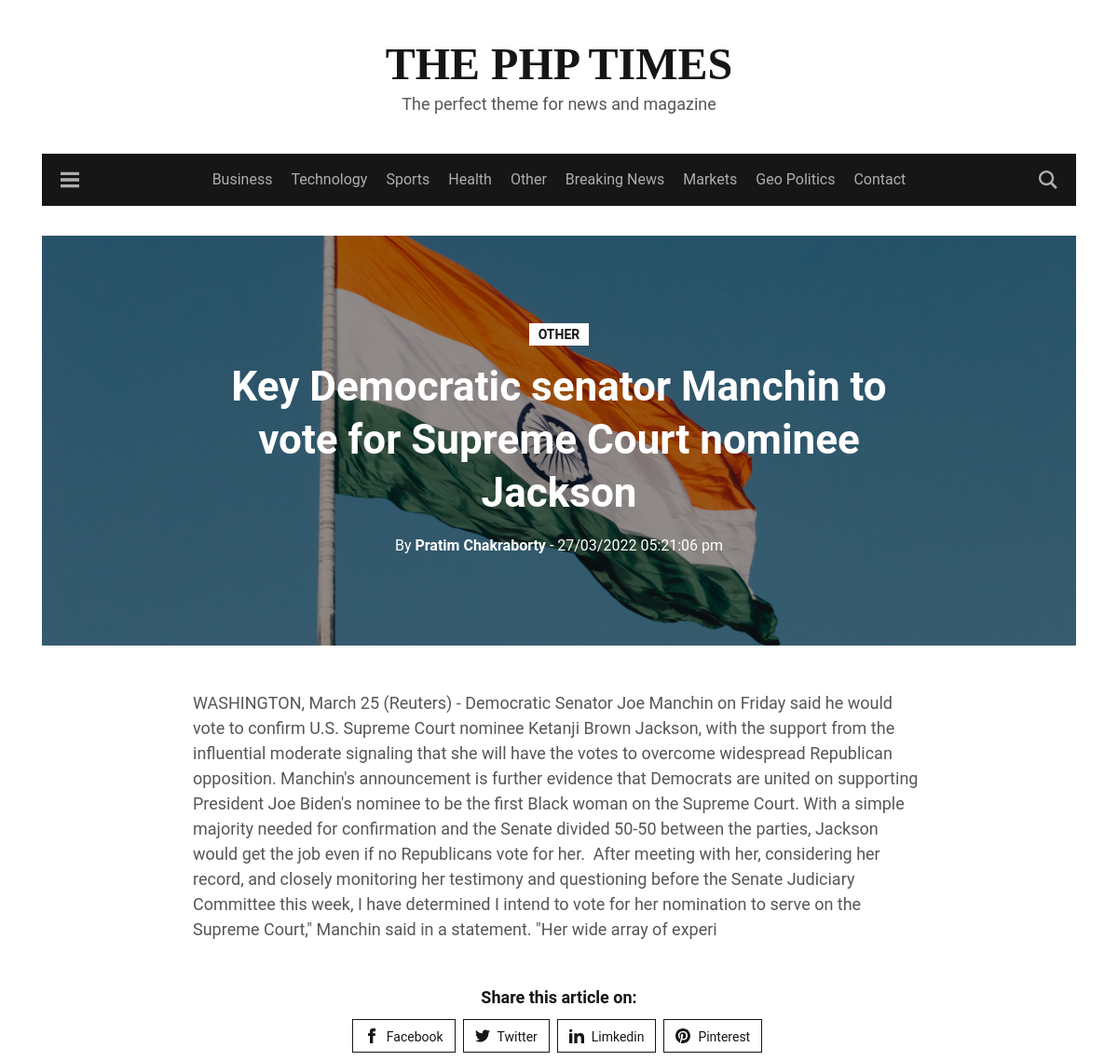
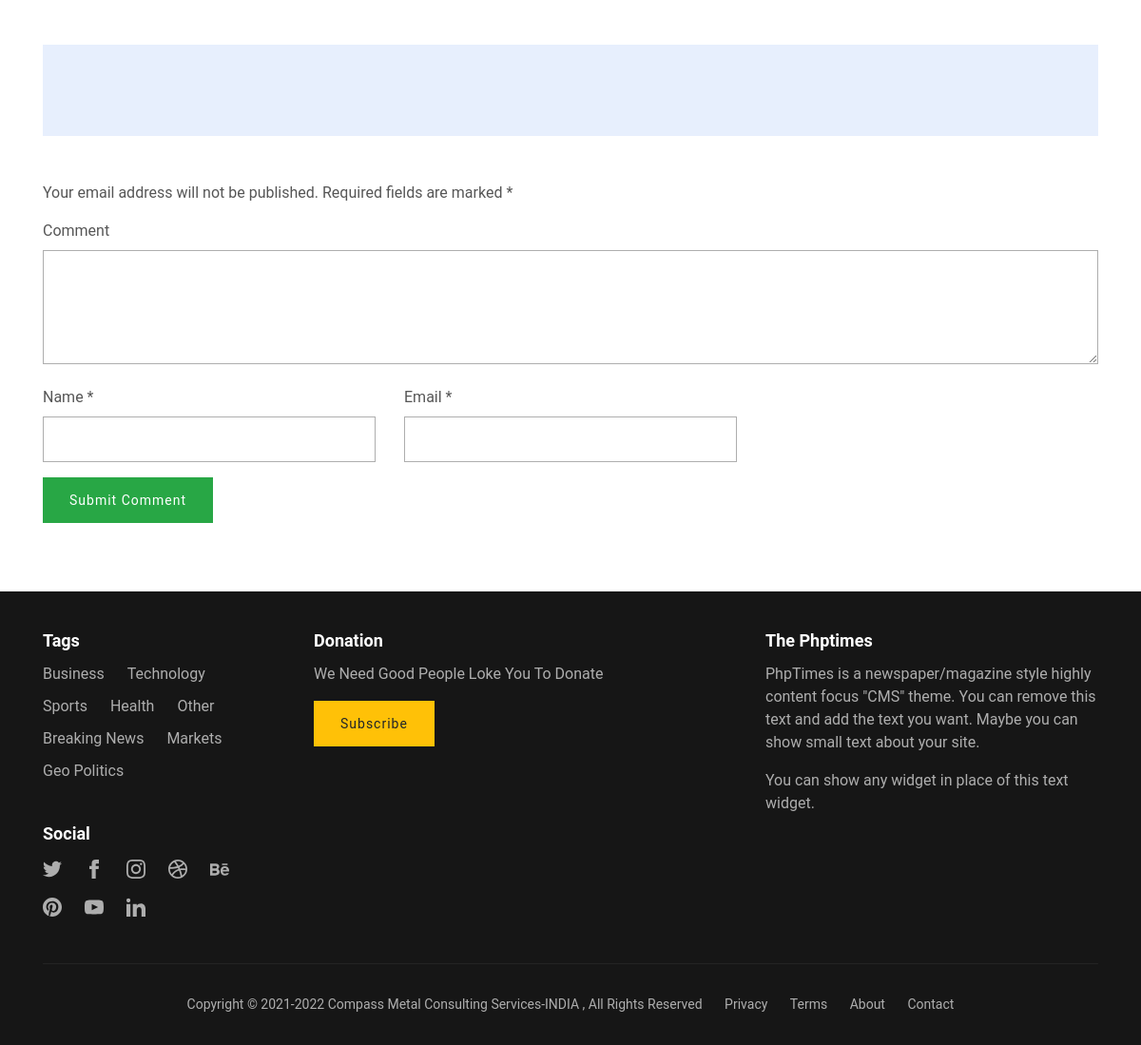
The page /blog-single.php?id=22 on the database its author committed (2 pictures, top to bottom).
### tables this page shows
CREATE TABLE `categories` (
  `id` int(10) NOT NULL,
  `datetime` varchar(250) NOT NULL,
  `name` varchar(255) NOT NULL,
  `categoryname` varchar(255) NOT NULL
);

CREATE TABLE `new_post` (
  `id` int(10) NOT NULL,
  `datetime` varchar(50) NOT NULL,
  `title` varchar(200) NOT NULL,
  `category` varchar(100) NOT NULL,
  `author` varchar(100) NOT NULL,
  `image` varchar(200) NOT NULL,
  `post` varchar(1000) NOT NULL
);

### blog-single.php (the view, shortened to what this page needs)
<?php
require_once './partials/_header.php';
?>
<div class="main-content-area">
    <div class="container">
        <div class="single-post-wrap">
            <?php
            if (isset($_POST["searchbutton"])) {
                $search = $_POST['search'];
                $sql = "SELECT * FROM new_post WHERE
                        datetime LIKE '%$search%' OR title LIKE '%$search%'
                        OR category LIKE '%$search%' OR author LIKE '%$search%' OR
                        post LIKE '%$search%'";
            } else {
                $postid1 = $_GET['id'];
                $sql ="SELECT * FROM new_post WHERE id='$postid1'";
            }
                        $exe =mysqli_query($conn, $sql);
                    while ($rows = mysqli_fetch_array($exe)) {
                        $datetime = $rows['datetime'];
                        $title = $rows['title'];
                        $category = $rows['category'];
                        $author = $rows['author'];
                        $image = $rows['image'];
                        $post = $rows['post']; ?>
            <div class="post-head d-flex has-image"
                style="background-image:url(./admin/<?= $image ?>);">
                <div class="header-inner align-self-center">
                    <div class="primary-tag">
                        <a href="#" rel="category tag">
                            <?= $category ?>
                        </a>
                    </div>
                    <h1 class="title">
                        <?= $title ?>
                    </h1>
                    <div class="post-meta">
                        <a href="#" class="author">
                            <span>
                                By
                            </span>
                            <?= $author ?>
                        </a>
                        <time class="date"
                            datetime="<?= $datetime ?>">
                            - <?= $datetime ?></time>
                    </div>
                </div>
            </div>
            <div class="post-content m-auto">
                <p>
                    <?= html_entity_decode($post) ?>
                </p>
            </div>
            <div class="share-wrap clearfix text-center">
                <div class="share-text h4">Share this article on:</div>
                <ul class="share-links">
                    <li>
                        <a class="facebook"
                            href="https://www.facebook.com/sharer/sharer.php?u=https://excellentdynamics.biz/demos/html/second-time-around/"
                            onclick="window.open(this.href, 'facebook-share','width=580,height=296');return false;"><svg
                                xmlns="http://www.w3.org/2000/svg" width="24" height="24" viewBox="0 0 24 24">
                                <path
                                    d="M9 8h-3v4h3v12h5v-12h3.642l.358-4h-4v-1.667c0-.955.192-1.333 1.115-1.333h2.885v-5h-3.808c-3.596 0-5.192 1.583-5.192 4.615v3.385z">
                                </path>
                            </svg>Facebook</a>
                    </li>
                    <li>
                        <a class="twitter"
                            href="https://twitter.com/share?text=5+things+to+do+in+Meghalaya+%26%238211%3B+the+abode+of+clouds&amp;url=https://excellentdynamics.biz/demos/html/second-time-around/"
                            onclick="window.open(this.href, 'twitter-share', 'width=580,height=296');return false;">Twitter</a>
                    </li>
                    <li>
                        <a class="linkedin"
                            href="http://www.linkedin.com/shareArticle?mini=true&amp;url=https://excellentdynamics.biz/demos/html/second-time-around/&amp;title=5+things+to+do+in+Meghalaya+%26%238211%3B+the+abode+of+clouds"
                            onclick="window.open(this.href, 'linkedin-share', 'width=580,height=296');return false;">Limkedin</a>
                    </li>
                    <li>
                        <a class="pinterest"
                            href="http://pinterest.com/pin/create/button/?url=https://excellentdynamics.biz/demos/html/second-time-around/&amp;description=5+things+to+do+in+Meghalaya+%26%238211%3B+the+abode+of+clouds"
                            onclick="window.open(this.href, 'linkedin-share', 'width=580,height=296');return false;">Pinterest</a>
                    </li>
                </ul>
            </div>
            <?php
                    } ?>
        </div>
        <section style="background-color: #e7effd;">
            <div class="container my-5 py-5 text-dark">
            </div>
        </section>
        <div class="comment-container" id="comments">
            <div id="respond" class="comment-respond">
                <form
                    action="comment-post.php?id='<?= $_GET['id'] ?>'"
                    method="POST" id="commentform" class="comment-form">
                    <p class="comment-notes"><span id="email-notes">Your email address will not be published.</span>
                        Required fields are marked <span class="required">*</span></p>
                    <div> <label for="comment">Comment</label>
                        <textarea id="comment" name="comment" cols="45" rows="6" aria-required="true"></textarea>
                    </div>
                    <div class="row">
                        <div class="col-sm-4">
                            <div class="form-group comment-form-author">
                                <label for="author">Name
                                    <span class="required">*</span>
                                </label>
                                <input class="form-control" id="author" name="cauthor" type="text" value="" size="30"
                                    aria-required="true">
                            </div>
                        </div>
                        <div class="col-sm-4">
                            <div class="form-group comment-form-email">
                                <label for="email">Email <span class="required">*</span>
                                </label> <input class="form-control" id="email" name="cemail" type="email" value=""
                                    size="30" aria-required="true">
                            </div>
                        </div>
                    </div>
                    <p class="form-submit">
                        <button type="submit" id="submit" name="submitcomment"
                            class="btn btn-success hvr-overline-from-left">Submit
                            Comment</button>
                    </p>
                </form>
            </div>
        </div>
    </div>
</div>
<?php require_once './partials/_footer.php';

### partials/_navbar.php (shortened to what this page needs)
<nav class="site-navbar-wrap">
    <div class="container">
        <div class="navbar-inner d-flex">
            <span class="menu-button d-inline-flex menu-open"><svg xmlns="http://www.w3.org/2000/svg" width="24"
                    height="24" viewBox="0 0 24 24">
                    <path d="M24 6h-24v-4h24v4zm0 4h-24v4h24v-4zm0 8h-24v4h24v-4z" />
                </svg></span>
            <ul id="menu-main-menu" class="navbar-nav m-auto text-center main-menu d-none d-lg-flex">
                <?php
                $conn = mysqli_connect('localhost', 'root', '', 'php-blog');
                $res = mysqli_query($conn, "SELECT categoryname FROM  categories");
                while ($row=mysqli_fetch_assoc($res)) { ?>
                <li class="menu-item"><a href="category-business.php"><?= $row['categoryname']?></a>
                </li>
                <?php   } ?>
                <li class="menu-item"><a href="contact.php">Contact</a></li>
            </ul>
            <span class="search-button d-inline-flex search-open">
            </span>
        </div>
    </div>
</nav>

### partials/_footer.php (shortened to what this page needs)
<footer class="site-footer ">
    <div class="container">
        <div class="row">
            <div class="col-md-3">
                <div class="widget widget_tag_cloud">
                    <h4 class="widget-title">Tags</h4>
                    <div class="tagcloud">
                        <?php
                         $conn = mysqli_connect('localhost', 'shuv', '123', 'php-blog');
                         $res = mysqli_query($conn, "SELECT categoryname FROM  categories");
                         while ($row=mysqli_fetch_assoc($res)) { ?>
                        <a href="category-business.php"><?= $row['categoryname']?></a>
                        <?php   } ?>
                    </div>
                </div>
                <div class="widget widget_gbj_social_links_widget">
                    <h4 class="widget-title">Social</h4>
                    <div class="content">
                        <ul class="social-links">
                            <li><a href="#">
                                </a>
                            </li>
                            <li>
                                <a href="#">
                                    <svg xmlns="http://www.w3.org/2000/svg" width="24" height="24" viewBox="0 0 24 24">
                                        <path
                                            d="M9 8h-3v4h3v12h5v-12h3.642l.358-4h-4v-1.667c0-.955.192-1.333 1.115-1.333h2.885v-5h-3.808c-3.596 0-5.192 1.583-5.192 4.615v3.385z" />
                                    </svg>
                                </a>
                            </li>
                            <li>
                                <a href="#">
                                </a>
                            </li>
                            <li>
                                <a href="#">
                                </a>
                            </li>
                            <li>
                                <a href="#">
                                </a>
                            </li>
                            <li>
                                <a href="#">
                                </a>
                            </li>
                            <li><a href="#">
                                </a>
                            </li>
                            <li><a href="#">
                                </a>
                            </li>
                        </ul>
                    </div>
                </div>
            </div>
            <div class="col-md-5">
                <div id="mc4wp_form_widget-2" class="widget widget_mc4wp_form_widget">
                    <h4 class="widget-title">Donation</h4>
                    <form id="mc4wp-form-1" class="mc4wp-form mc4wp-form-114" method="post" data-id="114" data-name="">
                        <div class="mc4wp-form-fields">
                            <p>We Need Good People Loke You To Donate</p>
                            <button type="submit" class="btn btn-warning hvr-push">
                                Subscribe
                            </button>
                        </div>
                    </form>
                </div>
            </div>
            <div class="col-md-4">
                <div class="widget widget_text">
                    <h4 class="widget-title">The Phptimes</h4>
                    <div class="textwidget">
                        <p>PhpTimes is a newspaper/magazine style highly content focus "CMS" theme. You can
                            remove this text and add the text you want. Maybe you can show small text about your
                            site.</p>
                        <p>You can show any widget in place of this text widget.</p>
                    </div>
                </div>
            </div>
        </div>
        <div class="row">
            <div class="col">
                <div class="copyright-wrap text-center">
                    <div class="copyright-info">
                        Copyright &copy; 2021-<?= date('Y') ?> Compass Metal
                        Consulting Services-INDIA , All Rights Reserved
                        <div class="custom-links">
                            <ul id="menu-footer-menu" class="menu">
                                <li><a href="privacy.php">Privacy</a></li>
                                <li><a href="terms.php">Terms</a></li>
                                <li><a href="about.php">About</a></li>
                                <li><a href="contact.php">Contact</a></li>
                            </ul>
                        </div>
                    </div>
                </div>
            </div>
        </div>
</footer>
</body>
</html>

### rows shown on the page
categories: categoryname "Business"
categories: categoryname "Technology"
categories: categoryname "Sports"
categories: categoryname "Health"
categories: categoryname "Other"
categories: categoryname "Breaking News"
categories: categoryname "Markets"
categories: categoryname "Geo Politics"
new_post: image (picture), category "OTHER", title "Key Democratic senator Manchin to vote for Supreme Court nominee Jackson", author "Pratim Chakraborty", datetime "27/03/2022 05:21:06 pm", post "WASHINGTON, March 25 (Reuters) - Democratic Senator Joe Manchin on Friday said he would vote to confirm U.S. Supreme Court nominee Ketanji Brown Jackson, with the support from the influential moderate signaling that she will have the votes to overcome widespread Republican opposition. Manchin's announcement is further evidence that Democrats are united on supporting President Joe Biden's nominee to be the first Black woman on the Supreme Court. With a simple majority needed for confirmation and the Senate divided 50-50 between the parties, Jackson would get the job even if no Republicans vote for her. After meeting with her, considering her record, and closely monitoring her testimony and…"
